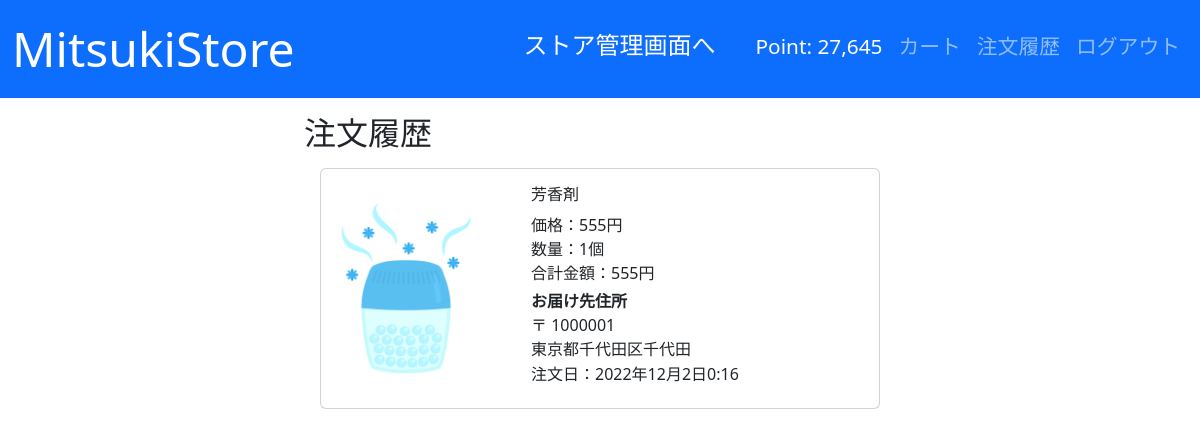
Page /order_history/ (signed in) on the committed database.
### users/models.py (models this page shows)
class User(AbstractBaseUser, PermissionsMixin):
    initial_point = 50000
    email = models.EmailField("メールアドレス", unique=True)
    point = models.PositiveIntegerField(default=initial_point)
    is_staff = models.BooleanField("is_staff", default=False)
    is_active = models.BooleanField("is_active", default=True)
    date_joined = models.DateTimeField("date_joined", default=timezone.now)
    objects = UserManager()
    USERNAME_FIELD = "email"
    EMAIL_FIELD = "email"
    REQUIRED_FIELDS = []
    class Meta:
        verbose_name = "user"
        verbose_name_plural = "users"

### store_main/models.py (models this page shows, shortened)
class Sale(models.Model):
    product = models.ForeignKey(Product, on_delete=models.PROTECT,
                                verbose_name='商品名', )
    user = models.ForeignKey(get_user_model(), on_delete=models.PROTECT,
                             verbose_name='ユーザー名', )
    amount = models.PositiveIntegerField(verbose_name="購入個数", default=0)
    price = models.PositiveIntegerField(verbose_name='商品単価', default=0)
    total_price = models.PositiveIntegerField(verbose_name='小計', default=0)
    zip_code = models.CharField(verbose_name='郵便番号', max_length=128,
                                blank=True, default='')
    address = models.CharField(verbose_name='住所', max_length=128, blank=True,
                               default='')
    created_at = models.DateTimeField(verbose_name='販売日', auto_now=True)

class Product(models.Model):
    name = models.CharField(verbose_name='商品名', max_length=128)
    description = models.TextField(verbose_name='商品説明', max_length=5000,
                                   blank=True, default='')
    price = models.PositiveIntegerField(verbose_name='価格', blank=True,
                                        default=0)
    amount = models.PositiveIntegerField(verbose_name='在庫数', blank=True,
                                         default=0)
    image = models.ImageField(verbose_name='商品画像', upload_to='product', )
    code = models.CharField(verbose_name='商品コード', max_length=128, )

### main/views.py (the view)
# urls.py: path('order_history/', views.order_history, name='order_history'),
@login_required
def order_history(request):
    user = request.user
    sales = Sale.objects.filter(user=user).order_by('-created_at')
    context = {'sales': sales}
    return render(request, template_name='main/order_history.html',
                  context=context)

### main/templates/main/order_history.html
{% extends 'base.html' %}
{% load humanize %}
{% block content %}
<div class="container order-container">
    <div class="order-history mt-3">
        <h2>注文履歴</h2>
        {% for sale in sales %}
        <div class="card m-3" style="width: 35rem;">
            <div class="row no-gutters">
                <div class="col-md-4 my-auto">
                    <img class="card-img cart-img"
                         src="{{ sale.product.image.url }}">
                </div>
                <div class="col-md-8">
                    <div class="card-body">
                        <div class="order-content mb-1">
                        <h6 class="card-title">{{ sale.product.name }}</h6>
                        価格：{{ sale.price }}円
                        <br>
                        数量：{{ sale.amount }}個
                        <br>
                        合計金額：{{ sale.total_price }}円
                            </div>
                        <div class="order-address my-1">
                            <strong>お届け先住所</strong>
                            <br>
                            〒 {{ sale.zip_code }}
                            <br>
                            {{ sale.address }}
                        </div>
                        <div class="order-day mb-1">
                            <h6>注文日：{{ sale.created_at }}</h6>
                        </div>
                    </div>
                </div>
            </div>
        </div>
        {% endfor %}
    </div>
</div>
{% endblock content %}

### templates/base.html (shortened to what this page needs)
<!doctype html>
{% load django_bootstrap5 %}
{% load static %}
{% load humanize %}
<html lang="ja">
<head>
    {% bootstrap_css %}
    <link rel="stylesheet"
          href="{% static 'css/style.css' %}?<?php date_default_timezone_set('Asia/Tokyo'); echo date('ymdHis',filemtime('{% static 'css/style.css' %}')); ?>"/>
</head>
<body>
<header>
    <nav class="navbar navbar-expand-lg navbar-dark bg-primary">
        <div class="container-fluid">
            <a class="navbar-brand"
               href="{% url 'main:index' %}">MitsukiStore</a>
            <div class="collapse navbar-collapse justify-content-end"
                 id="navbarNav">
                <ul class="navbar-nav">
                    {% if request.user.is_authenticated %}
                    {% if user.is_superuser %}
                    <li class="nav-item h4 mx-4">
                        <a class="nav-link active"
                           href="{% url 'store_main:store_index' %}">ストア管理画面へ</a>
                    </li>
                    {% endif %}
                    <li class="nav-item">
                        <a class="nav-link active" aria-current="page"
                           href="#">Point: {{ user.point }}</a>
                    </li>
                    <li class="nav-item">
                        <a class="nav-link"
                           href="{% url 'main:user_cart' %}">カート</a>
                    </li>
                    <li class="nav-item">
                        <a class="nav-link"
                           href="{% url 'main:order_history' %}">注文履歴</a>
                    </li>
                    <li class="nav-item">
                        <a class="nav-link" href="{% url 'users:logout' %}"
                           tabindex="-1"
                           aria-disabled="true">ログアウト</a>
                    </li>
                    {% endif %}
                </ul>
            </div>
        </div>
    </nav>
</header>
<div class="container">
    {% block content %}
    {% endblock content %}
</div>
</body>
</html>

### static/css/style.css (style rules this page uses)
.navbar-brand { font-size: 3rem; }
.navbar-nav { font-size: 1.3rem; }
.order-container { display: flex; justify-content: center; }
img.cart-img { max-width: 200px; height: auto; }

### rows in the picture
User: point "27,645"
Sale: product.image (picture), product.name "芳香剤", price "555", amount "1", total_price "555", zip_code "1000001", address "東京都千代田区千代田", created_at "2022年12月2日0:16"
